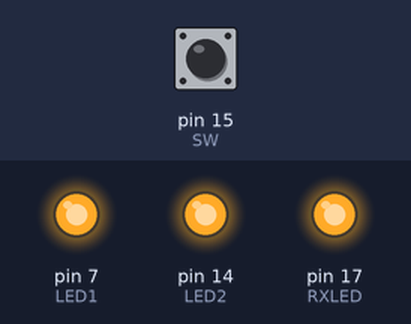
Recording of a sketch running on a simulated Arduino Leonardo, built with avr-gcc and run on an emulated ATmega32U4. Parts: output pins drawn as LEDs (lit = HIGH). Inputs (shaded band) come from the test bench; at power-on: pin 15 (SW) HIGH.

Above: at 0.1 s.
Timing chart, 0 to 1.6 s (numbered marks = the images above):
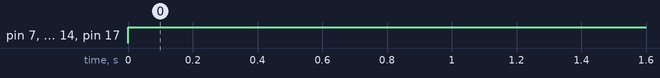

Measured:
- by itself, pin 7 (LED1), pin 14 (LED2), pin 17 (RXLED): LOW → HIGH at 0.00 s

The sketch:

uv_led.ino
```cpp
int RXLED = 17;
int SW = 15;
int LED1 = 7;
int LED2 = 14;

void setup() {
  // put your setup code here, to run once:
  pinMode(SW, INPUT);
  // led
  pinMode(LED1, OUTPUT);
  pinMode(LED2, OUTPUT);
  pinMode(RXLED, OUTPUT);
}

boolean is_pushed = false;
boolean is_run = false; // 照射中フラグ

const unsigned long FIFTEEN_MINUITE = 15L * 60L * 1000L;

void off() {
    digitalWrite(RXLED, LOW);
    digitalWrite(LED1, LOW);
    digitalWrite(LED2, LOW);
    is_pushed = false;
    is_run = false;
}

void on() {
  TXLED1;
  digitalWrite(RXLED, HIGH);
  digitalWrite(LED1, HIGH);
  digitalWrite(LED2, HIGH);
  is_pushed = true;
  is_run = true;
  // switch released?
  if (is_pushed) {
    // タイマー処理
    delay(FIFTEEN_MINUITE);
  }
}

void loop() {
  // put your main code here, to run repeatedly:
  if (digitalRead(SW) == LOW) {
    off();
  } else {
    on();
  }
}
```
